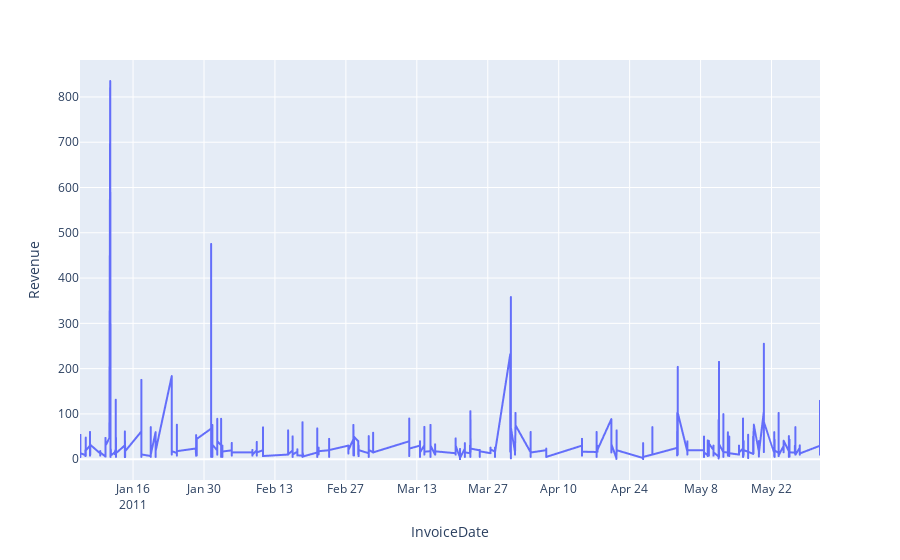

The notebook cell this image was saved under:
### Code cell
px.line (france_5m_2011, x="InvoiceDate", y="Revenue", labels={ 'x': "date", 'y': "Revenue" })

### Figure 1 — Plotly figure (JSON) as saved in the notebook; plotly's stock layout.template omitted (floating-point values rounded to 4 significant figures; data arrays with more than 128 entries replaced by an {"elided": "..."} marker saying what was removed)
{"data": [{"hovertemplate": "InvoiceDate=%{x}<br>Revenue=%{y}<extra></extra>", "legendgroup": "", "line": {"color": "#636efa", "dash": "solid"}, "marker": {"symbol": "circle"}, "mode": "lines", "name": "", "showlegend": false, "type": "scattergl", "x": {"elided": "2471 str values"}, "xaxis": "x", "y": {"elided": "2471 float values"}, "yaxis": "y"}], "layout": {"legend": {"tracegroupgap": 0}, "margin": {"t": 60}, "xaxis": {"anchor": "y", "domain": [0, 1], "title": {"text": "InvoiceDate"}}, "yaxis": {"anchor": "x", "domain": [0, 1], "title": {"text": "Revenue"}}}}
